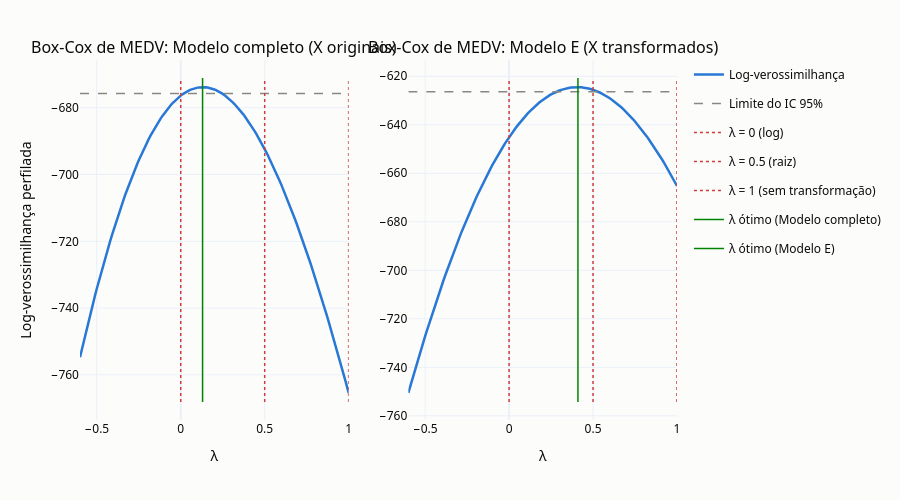

Notebook source saved alongside this figure:
### Markdown cell above
### 7.2 Box-Cox na resposta

A transformação de Box-Cox procura o expoente $\lambda$ que deixa os erros do modelo **mais próximos da normal com variância constante**:

$$
Y^{(\lambda)} = \begin{cases} \dfrac{Y^\lambda - 1}{\lambda}, & \lambda \neq 0 \\[4pt] \log Y, & \lambda = 0 \end{cases}
$$

A escolha de $\lambda$ usa a **máxima verossimilhança perfilada do modelo de regressão**, e não a distribuição de `MEDV` sozinha. O pressuposto é sobre os **erros**, não sobre $Y$. Para cada $\lambda$, a resposta é dividida por $\dot y^{\lambda-1}$ ($\dot y$ = média geométrica de `MEDV`). Assim, as somas de quadrados de $\lambda$ diferentes ficam na mesma escala, e

$$
\ell(\lambda) = -\frac{n}{2} \log\left(\frac{SQR(\lambda)}{n}\right)
$$

O intervalo de 95% contém os $\lambda$ com $\ell(\lambda) \ge \ell(\hat\lambda) - \tfrac12 \chi^2_{1;\,0,95}$. A análise prefere valores "redondos" dentro do intervalo, porque a leitura deles é mais fácil ($\lambda = 0$: log, $\lambda = 0{,}5$: raiz, $\lambda = 1$: sem transformação).

### Code cell
def perfil_boxcox(dados, lado_direito, lambdas):
    y = dados["MEDV"]
    media_geom = np.exp(np.log(y).mean())
    linhas = []
    for lam in lambdas:
        if abs(lam) < 1e-9:
            z = media_geom * np.log(y)
        else:
            z = (y ** lam - 1) / (lam * media_geom ** (lam - 1))
        sqr = smf.ols("z ~ " + lado_direito, data=dados.assign(z=z)).fit().ssr
        linhas.append({"lambda": lam, "logver": -len(y) / 2 * np.log(sqr / len(y))})
    return pd.DataFrame(linhas)


# O λ depende dos preditores: o perfil é calculado para o modelo completo (Parte 5)
# e para o modelo com logDIS, logLSTAT, RM² e logLSTAT² (modelo E da Seção 7.4)
lados_direitos = {
    "Modelo completo (X originais)": formula.split("~")[1],
    "Modelo E (X transformados)": base_rm.split("~")[1] + " + RM_c + I(RM_c**2) + I(logLSTAT_c**2)",
}
lambdas = np.round(np.arange(-0.6, 1.0001, 0.01), 2)
corte_chi2 = stats.chi2.ppf(0.95, 1) / 2
lambdas_otimos = {}

fig = make_subplots(rows=1, cols=2, subplot_titles=[f"Box-Cox de MEDV: {nome}" for nome in lados_direitos])
for col, (nome, lado) in enumerate(lados_direitos.items(), start=1):
    perfil = perfil_boxcox(df_t, lado, lambdas)
    lambda_otimo = perfil.loc[perfil["logver"].idxmax(), "lambda"]
    lambdas_otimos[nome] = lambda_otimo
    corte_ic = perfil["logver"].max() - corte_chi2
    ic_lambda = perfil.loc[perfil["logver"] >= corte_ic, "lambda"]
    print(f"{nome}: λ ótimo = {lambda_otimo:.2f} | IC 95%: [{ic_lambda.min():.2f}; {ic_lambda.max():.2f}]"
          f" | log no IC: {ic_lambda.min() <= 0 <= ic_lambda.max()}"
          f" | raiz no IC: {ic_lambda.min() <= 0.5 <= ic_lambda.max()}"
          f" | sem transformação no IC: {ic_lambda.min() <= 1 <= ic_lambda.max()}")

    fig.add_trace(go.Scatter(x=perfil["lambda"], y=perfil["logver"], mode="lines", name="Log-verossimilhança",
                             line=dict(color=COR_PONTO, width=2.5),
                             hovertemplate="λ = %{x:.2f}<br>log-verossimilhança = %{y:.2f}<extra></extra>"),
                  row=1, col=col)
    y_min, y_max = faixa(perfil["logver"])
    linha_ref(fig, corte_ic, lambdas.min(), lambdas.max(), "Limite do IC 95%", row=1, col=col)
    for lam, rotulo in [(0, "log"), (0.5, "raiz"), (1, "sem transformação")]:
        linha_ref(fig, lam, y_min, y_max, f"λ = {lam} ({rotulo})", cor=COR_CRITICO, vertical=True, traco="dot",
                  row=1, col=col)
    linha_ref(fig, lambda_otimo, y_min, y_max, f"λ ótimo ({nome.split(' (')[0]})", cor="#008300", vertical=True,
              traco="solid", row=1, col=col)
    fig.update_xaxes(title_text="λ", row=1, col=col)
fig.update_yaxes(title_text="Log-verossimilhança perfilada", row=1, col=1)

print(f"λ ótimo só da distribuição de MEDV (sem preditores): {stats.boxcox(df_t['MEDV'])[1]:.2f}")

mostrar_e_salvar(fig, "boxcox_perfil_lambda", altura=500)

### Figure 1 — Plotly figure (JSON) as saved in the notebook; plotly's stock layout.template omitted (floating-point values rounded to 4 significant figures; data arrays with more than 128 entries replaced by an {"elided": "..."} marker saying what was removed)
{"data": [{"hovertemplate": "λ = %{x:.2f}<br>log-verossimilhança = %{y:.2f}<extra></extra>", "legendgroup": "Log-verossimilhança", "line": {"color": "#2a78d6", "width": 2.5}, "mode": "lines", "name": "Log-verossimilhança", "showlegend": true, "type": "scatter", "x": {"elided": "161 float values"}, "xaxis": "x", "y": {"elided": "161 float values"}, "yaxis": "y"}, {"hovertemplate": "Limite do IC 95%: -675.7<extra></extra>", "legendgroup": "Limite do IC 95%", "line": {"color": "#898781", "dash": "dash", "width": 1.5}, "mode": "lines", "name": "Limite do IC 95%", "showlegend": true, "type": "scatter", "x": [-0.6, -0.5729, -0.5458, -0.5186, -0.4915, -0.4644, -0.4373, -0.4102, -0.3831, -0.3559, -0.3288, -0.3017, -0.2746, -0.2475, -0.2203, -0.1932, -0.1661, -0.139, -0.1119, -0.08475, -0.05763, -0.03051, -0.00339, 0.02373, 0.05085, 0.07797, 0.1051, 0.1322, 0.1593, 0.1864, 0.2136, 0.2407, 0.2678, 0.2949, 0.322, 0.3492, 0.3763, 0.4034, 0.4305, 0.4576, 0.4847, 0.5119, 0.539, 0.5661, 0.5932, 0.6203, 0.6475, 0.6746, 0.7017, 0.7288, 0.7559, 0.7831, 0.8102, 0.8373, 0.8644, 0.8915, 0.9186, 0.9458, 0.9729, 1.0], "xaxis": "x", "y": [-675.7, -675.7, -675.7, -675.7, -675.7, -675.7, -675.7, -675.7, -675.7, -675.7, -675.7, -675.7, -675.7, -675.7, -675.7, -675.7, -675.7, -675.7, -675.7, -675.7, -675.7, -675.7, -675.7, -675.7, -675.7, -675.7, -675.7, -675.7, -675.7, -675.7, -675.7, -675.7, -675.7, -675.7, -675.7, -675.7, -675.7, -675.7, -675.7, -675.7, -675.7, -675.7, -675.7, -675.7, -675.7, -675.7, -675.7, -675.7, -675.7, -675.7, -675.7, -675.7, -675.7, -675.7, -675.7, -675.7, -675.7, -675.7, -675.7, -675.7], "yaxis": "y"}, {"hovertemplate": "λ = 0 (log): 0<extra></extra>", "legendgroup": "λ = 0 (log)", "line": {"color": "#d03b3b", "dash": "dot", "width": 1.5}, "mode": "lines", "name": "λ = 0 (log)", "showlegend": true, "type": "scatter", "x": [0.0, 0.0, 0.0, 0.0, 0.0, 0.0, 0.0, 0.0, 0.0, 0.0, 0.0, 0.0, 0.0, 0.0, 0.0, 0.0, 0.0, 0.0, 0.0, 0.0, 0.0, 0.0, 0.0, 0.0, 0.0, 0.0, 0.0, 0.0, 0.0, 0.0, 0.0, 0.0, 0.0, 0.0, 0.0, 0.0, 0.0, 0.0, 0.0, 0.0, 0.0, 0.0, 0.0, 0.0, 0.0, 0.0, 0.0, 0.0, 0.0, 0.0, 0.0, 0.0, 0.0, 0.0, 0.0, 0.0, 0.0, 0.0, 0.0, 0.0], "xaxis": "x", "y": [-768.1, -766.5, -764.8, -763.2, -761.6, -759.9, -758.3, -756.6, -755.0, -753.3, -751.7, -750.0, -748.4, -746.7, -745.1, -743.5, -741.8, -740.2, -738.5, -736.9, -735.2, -733.6, -731.9, -730.3, -728.7, -727.0, -725.4, -723.7, -722.1, -720.4, -718.8, -717.1, -715.5, -713.8, -712.2, -710.6, -708.9, -707.3, -705.6, -704.0, -702.3, -700.7, -699.0, -697.4, -695.8, -694.1, -692.5, -690.8, -689.2, -687.5, -685.9, -684.2, -682.6, -680.9, -679.3, -677.7, -676.0, -674.4, -672.7, -671.1], "yaxis": "y"}, {"hovertemplate": "λ = 0.5 (raiz): 0.5<extra></extra>", "legendgroup": "λ = 0.5 (raiz)", "line": {"color": "#d03b3b", "dash": "dot", "width": 1.5}, "mode": "lines", "name": "λ = 0.5 (raiz)", "showlegend": true, "type": "scatter", "x": [0.5, 0.5, 0.5, 0.5, 0.5, 0.5, 0.5, 0.5, 0.5, 0.5, 0.5, 0.5, 0.5, 0.5, 0.5, 0.5, 0.5, 0.5, 0.5, 0.5, 0.5, 0.5, 0.5, 0.5, 0.5, 0.5, 0.5, 0.5, 0.5, 0.5, 0.5, 0.5, 0.5, 0.5, 0.5, 0.5, 0.5, 0.5, 0.5, 0.5, 0.5, 0.5, 0.5, 0.5, 0.5, 0.5, 0.5, 0.5, 0.5, 0.5, 0.5, 0.5, 0.5, 0.5, 0.5, 0.5, 0.5, 0.5, 0.5, 0.5], "xaxis": "x", "y": [-768.1, -766.5, -764.8, -763.2, -761.6, -759.9, -758.3, -756.6, -755.0, -753.3, -751.7, -750.0, -748.4, -746.7, -745.1, -743.5, -741.8, -740.2, -738.5, -736.9, -735.2, -733.6, -731.9, -730.3, -728.7, -727.0, -725.4, -723.7, -722.1, -720.4, -718.8, -717.1, -715.5, -713.8, -712.2, -710.6, -708.9, -707.3, -705.6, -704.0, -702.3, -700.7, -699.0, -697.4, -695.8, -694.1, -692.5, -690.8, -689.2, -687.5, -685.9, -684.2, -682.6, -680.9, -679.3, -677.7, -676.0, -674.4, -672.7, -671.1], "yaxis": "y"}, {"hovertemplate": "λ = 1 (sem transformação): 1<extra></extra>", "legendgroup": "λ = 1 (sem transformação)", "line": {"color": "#d03b3b", "dash": "dot", "width": 1.5}, "mode": "lines", "name": "λ = 1 (sem transformação)", "showlegend": true, "type": "scatter", "x": [1.0, 1.0, 1.0, 1.0, 1.0, 1.0, 1.0, 1.0, 1.0, 1.0, 1.0, 1.0, 1.0, 1.0, 1.0, 1.0, 1.0, 1.0, 1.0, 1.0, 1.0, 1.0, 1.0, 1.0, 1.0, 1.0, 1.0, 1.0, 1.0, 1.0, 1.0, 1.0, 1.0, 1.0, 1.0, 1.0, 1.0, 1.0, 1.0, 1.0, 1.0, 1.0, 1.0, 1.0, 1.0, 1.0, 1.0, 1.0, 1.0, 1.0, 1.0, 1.0, 1.0, 1.0, 1.0, 1.0, 1.0, 1.0, 1.0, 1.0], "xaxis": "x", "y": [-768.1, -766.5, -764.8, -763.2, -761.6, -759.9, -758.3, -756.6, -755.0, -753.3, -751.7, -750.0, -748.4, -746.7, -745.1, -743.5, -741.8, -740.2, -738.5, -736.9, -735.2, -733.6, -731.9, -730.3, -728.7, -727.0, -725.4, -723.7, -722.1, -720.4, -718.8, -717.1, -715.5, -713.8, -712.2, -710.6, -708.9, -707.3, -705.6, -704.0, -702.3, -700.7, -699.0, -697.4, -695.8, -694.1, -692.5, -690.8, -689.2, -687.5, -685.9, -684.2, -682.6, -680.9, -679.3, -677.7, -676.0, -674.4, -672.7, -671.1], "yaxis": "y"}, {"hovertemplate": "λ ótimo (Modelo completo): 0.13<extra></extra>", "legendgroup": "λ ótimo (Modelo completo)", "line": {"color": "#008300", "dash": "solid", "width": 1.5}, "mode": "lines", "name": "λ ótimo (Modelo completo)", "showlegend": true, "type": "scatter", "x": [0.13, 0.13, 0.13, 0.13, 0.13, 0.13, 0.13, 0.13, 0.13, 0.13, 0.13, 0.13, 0.13, 0.13, 0.13, 0.13, 0.13, 0.13, 0.13, 0.13, 0.13, 0.13, 0.13, 0.13, 0.13, 0.13, 0.13, 0.13, 0.13, 0.13, 0.13, 0.13, 0.13, 0.13, 0.13, 0.13, 0.13, 0.13, 0.13, 0.13, 0.13, 0.13, 0.13, 0.13, 0.13, 0.13, 0.13, 0.13, 0.13, 0.13, 0.13, 0.13, 0.13, 0.13, 0.13, 0.13, 0.13, 0.13, 0.13, 0.13], "xaxis": "x", "y": [-768.1, -766.5, -764.8, -763.2, -761.6, -759.9, -758.3, -756.6, -755.0, -753.3, -751.7, -750.0, -748.4, -746.7, -745.1, -743.5, -741.8, -740.2, -738.5, -736.9, -735.2, -733.6, -731.9, -730.3, -728.7, -727.0, -725.4, -723.7, -722.1, -720.4, -718.8, -717.1, -715.5, -713.8, -712.2, -710.6, -708.9, -707.3, -705.6, -704.0, -702.3, -700.7, -699.0, -697.4, -695.8, -694.1, -692.5, -690.8, -689.2, -687.5, -685.9, -684.2, -682.6, -680.9, -679.3, -677.7, -676.0, -674.4, -672.7, -671.1], "yaxis": "y"}, {"hovertemplate": "λ = %{x:.2f}<br>log-verossimilhança = %{y:.2f}<extra></extra>", "legendgroup": "Log-verossimilhança", "line": {"color": "#2a78d6", "width": 2.5}, "mode": "lines", "name": "Log-verossimilhança", "showlegend": false, "type": "scatter", "x": {"elided": "161 float values"}, "xaxis": "x2", "y": {"elided": "161 float values"}, "yaxis": "y2"}, {"hovertemplate": "Limite do IC 95%: -626.4<extra></extra>", "legendgroup": "Limite do IC 95%", "line": {"color": "#898781", "dash": "dash", "width": 1.5}, "mode": "lines", "name": "Limite do IC 95%", "showlegend": false, "type": "scatter", "x": [-0.6, -0.5729, -0.5458, -0.5186, -0.4915, -0.4644, -0.4373, -0.4102, -0.3831, -0.3559, -0.3288, -0.3017, -0.2746, -0.2475, -0.2203, -0.1932, -0.1661, -0.139, -0.1119, -0.08475, -0.05763, -0.03051, -0.00339, 0.02373, 0.05085, 0.07797, 0.1051, 0.1322, 0.1593, 0.1864, 0.2136, 0.2407, 0.2678, 0.2949, 0.322, 0.3492, 0.3763, 0.4034, 0.4305, 0.4576, 0.4847, 0.5119, 0.539, 0.5661, 0.5932, 0.6203, 0.6475, 0.6746, 0.7017, 0.7288, 0.7559, 0.7831, 0.8102, 0.8373, 0.8644, 0.8915, 0.9186, 0.9458, 0.9729, 1.0], "xaxis": "x2", "y": [-626.4, -626.4, -626.4, -626.4, -626.4, -626.4, -626.4, -626.4, -626.4, -626.4, -626.4, -626.4, -626.4, -626.4, -626.4, -626.4, -626.4, -626.4, -626.4, -626.4, -626.4, -626.4, -626.4, -626.4, -626.4, -626.4, -626.4, -626.4, -626.4, -626.4, -626.4, -626.4, -626.4, -626.4, -626.4, -626.4, -626.4, -626.4, -626.4, -626.4, -626.4, -626.4, -626.4, -626.4, -626.4, -626.4, -626.4, -626.4, -626.4, -626.4, -626.4, -626.4, -626.4, -626.4, -626.4, -626.4, -626.4, -626.4, -626.4, -626.4], "yaxis": "y2"}, {"hovertemplate": "λ = 0 (log): 0<extra></extra>", "legendgroup": "λ = 0 (log)", "line": {"color": "#d03b3b", "dash": "dot", "width": 1.5}, "mode": "lines", "name": "λ = 0 (log)", "showlegend": false, "type": "scatter", "x": [0.0, 0.0, 0.0, 0.0, 0.0, 0.0, 0.0, 0.0, 0.0, 0.0, 0.0, 0.0, 0.0, 0.0, 0.0, 0.0, 0.0, 0.0, 0.0, 0.0, 0.0, 0.0, 0.0, 0.0, 0.0, 0.0, 0.0, 0.0, 0.0, 0.0, 0.0, 0.0, 0.0, 0.0, 0.0, 0.0, 0.0, 0.0, 0.0, 0.0, 0.0, 0.0, 0.0, 0.0, 0.0, 0.0, 0.0, 0.0, 0.0, 0.0, 0.0, 0.0, 0.0, 0.0, 0.0, 0.0, 0.0, 0.0, 0.0, 0.0], "xaxis": "x2", "y": [-754.3, -752.0, -749.8, -747.5, -745.2, -743.0, -740.7, -738.4, -736.2, -733.9, -731.7, -729.4, -727.1, -724.9, -722.6, -720.3, -718.1, -715.8, -713.5, -711.3, -709.0, -706.7, -704.5, -702.2, -700.0, -697.7, -695.4, -693.2, -690.9, -688.6, -686.4, -684.1, -681.8, -679.6, -677.3, -675.1, -672.8, -670.5, -668.3, -666.0, -663.7, -661.5, -659.2, -656.9, -654.7, -652.4, -650.1, -647.9, -645.6, -643.4, -641.1, -638.8, -636.6, -634.3, -632.0, -629.8, -627.5, -625.2, -623.0, -620.7], "yaxis": "y2"}, {"hovertemplate": "λ = 0.5 (raiz): 0.5<extra></extra>", "legendgroup": "λ = 0.5 (raiz)", "line": {"color": "#d03b3b", "dash": "dot", "width": 1.5}, "mode": "lines", "name": "λ = 0.5 (raiz)", "showlegend": false, "type": "scatter", "x": [0.5, 0.5, 0.5, 0.5, 0.5, 0.5, 0.5, 0.5, 0.5, 0.5, 0.5, 0.5, 0.5, 0.5, 0.5, 0.5, 0.5, 0.5, 0.5, 0.5, 0.5, 0.5, 0.5, 0.5, 0.5, 0.5, 0.5, 0.5, 0.5, 0.5, 0.5, 0.5, 0.5, 0.5, 0.5, 0.5, 0.5, 0.5, 0.5, 0.5, 0.5, 0.5, 0.5, 0.5, 0.5, 0.5, 0.5, 0.5, 0.5, 0.5, 0.5, 0.5, 0.5, 0.5, 0.5, 0.5, 0.5, 0.5, 0.5, 0.5], "xaxis": "x2", "y": [-754.3, -752.0, -749.8, -747.5, -745.2, -743.0, -740.7, -738.4, -736.2, -733.9, -731.7, -729.4, -727.1, -724.9, -722.6, -720.3, -718.1, -715.8, -713.5, -711.3, -709.0, -706.7, -704.5, -702.2, -700.0, -697.7, -695.4, -693.2, -690.9, -688.6, -686.4, -684.1, -681.8, -679.6, -677.3, -675.1, -672.8, -670.5, -668.3, -666.0, -663.7, -661.5, -659.2, -656.9, -654.7, -652.4, -650.1, -647.9, -645.6, -643.4, -641.1, -638.8, -636.6, -634.3, -632.0, -629.8, -627.5, -625.2, -623.0, -620.7], "yaxis": "y2"}, {"hovertemplate": "λ = 1 (sem transformação): 1<extra></extra>", "legendgroup": "λ = 1 (sem transformação)", "line": {"color": "#d03b3b", "dash": "dot", "width": 1.5}, "mode": "lines", "name": "λ = 1 (sem transformação)", "showlegend": false, "type": "scatter", "x": [1.0, 1.0, 1.0, 1.0, 1.0, 1.0, 1.0, 1.0, 1.0, 1.0, 1.0, 1.0, 1.0, 1.0, 1.0, 1.0, 1.0, 1.0, 1.0, 1.0, 1.0, 1.0, 1.0, 1.0, 1.0, 1.0, 1.0, 1.0, 1.0, 1.0, 1.0, 1.0, 1.0, 1.0, 1.0, 1.0, 1.0, 1.0, 1.0, 1.0, 1.0, 1.0, 1.0, 1.0, 1.0, 1.0, 1.0, 1.0, 1.0, 1.0, 1.0, 1.0, 1.0, 1.0, 1.0, 1.0, 1.0, 1.0, 1.0, 1.0], "xaxis": "x2", "y": [-754.3, -752.0, -749.8, -747.5, -745.2, -743.0, -740.7, -738.4, -736.2, -733.9, -731.7, -729.4, -727.1, -724.9, -722.6, -720.3, -718.1, -715.8, -713.5, -711.3, -709.0, -706.7, -704.5, -702.2, -700.0, -697.7, -695.4, -693.2, -690.9, -688.6, -686.4, -684.1, -681.8, -679.6, -677.3, -675.1, -672.8, -670.5, -668.3, -666.0, -663.7, -661.5, -659.2, -656.9, -654.7, -652.4, -650.1, -647.9, -645.6, -643.4, -641.1, -638.8, -636.6, -634.3, -632.0, -629.8, -627.5, -625.2, -623.0, -620.7], "yaxis": "y2"}, {"hovertemplate": "λ ótimo (Modelo E): 0.41<extra></extra>", "legendgroup": "λ ótimo (Modelo E)", "line": {"color": "#008300", "dash": "solid", "width": 1.5}, "mode": "lines", "name": "λ ótimo (Modelo E)", "showlegend": true, "type": "scatter", "x": [0.41, 0.41, 0.41, 0.41, 0.41, 0.41, 0.41, 0.41, 0.41, 0.41, 0.41, 0.41, 0.41, 0.41, 0.41, 0.41, 0.41, 0.41, 0.41, 0.41, 0.41, 0.41, 0.41, 0.41, 0.41, 0.41, 0.41, 0.41, 0.41, 0.41, 0.41, 0.41, 0.41, 0.41, 0.41, 0.41, 0.41, 0.41, 0.41, 0.41, 0.41, 0.41, 0.41, 0.41, 0.41, 0.41, 0.41, 0.41, 0.41, 0.41, 0.41, 0.41, 0.41, 0.41, 0.41, 0.41, 0.41, 0.41, 0.41, 0.41], "xaxis": "x2", "y": [-754.3, -752.0, -749.8, -747.5, -745.2, -743.0, -740.7, -738.4, -736.2, -733.9, -731.7, -729.4, -727.1, -724.9, -722.6, -720.3, -718.1, -715.8, -713.5, -711.3, -709.0, -706.7, -704.5, -702.2, -700.0, -697.7, -695.4, -693.2, -690.9, -688.6, -686.4, -684.1, -681.8, -679.6, -677.3, -675.1, -672.8, -670.5, -668.3, -666.0, -663.7, -661.5, -659.2, -656.9, -654.7, -652.4, -650.1, -647.9, -645.6, -643.4, -641.1, -638.8, -636.6, -634.3, -632.0, -629.8, -627.5, -625.2, -623.0, -620.7], "yaxis": "y2"}], "layout": {"annotations": [{"font": {"size": 16}, "showarrow": false, "text": "Box-Cox de MEDV: Modelo completo (X originais)", "x": 0.225, "xanchor": "center", "xref": "paper", "y": 1.0, "yanchor": "bottom", "yref": "paper"}, {"font": {"size": 16}, "showarrow": false, "text": "Box-Cox de MEDV: Modelo E (X transformados)", "x": 0.775, "xanchor": "center", "xref": "paper", "y": 1.0, "yanchor": "bottom", "yref": "paper"}], "height": 500, "margin": {"t": 60}, "title": {}, "xaxis": {"anchor": "y", "domain": [0.0, 0.45], "title": {"text": "λ"}}, "xaxis2": {"anchor": "y2", "domain": [0.55, 1.0], "title": {"text": "λ"}}, "yaxis": {"anchor": "x", "domain": [0.0, 1.0], "title": {"text": "Log-verossimilhança perfilada"}}, "yaxis2": {"anchor": "x2", "domain": [0.0, 1.0]}}}
